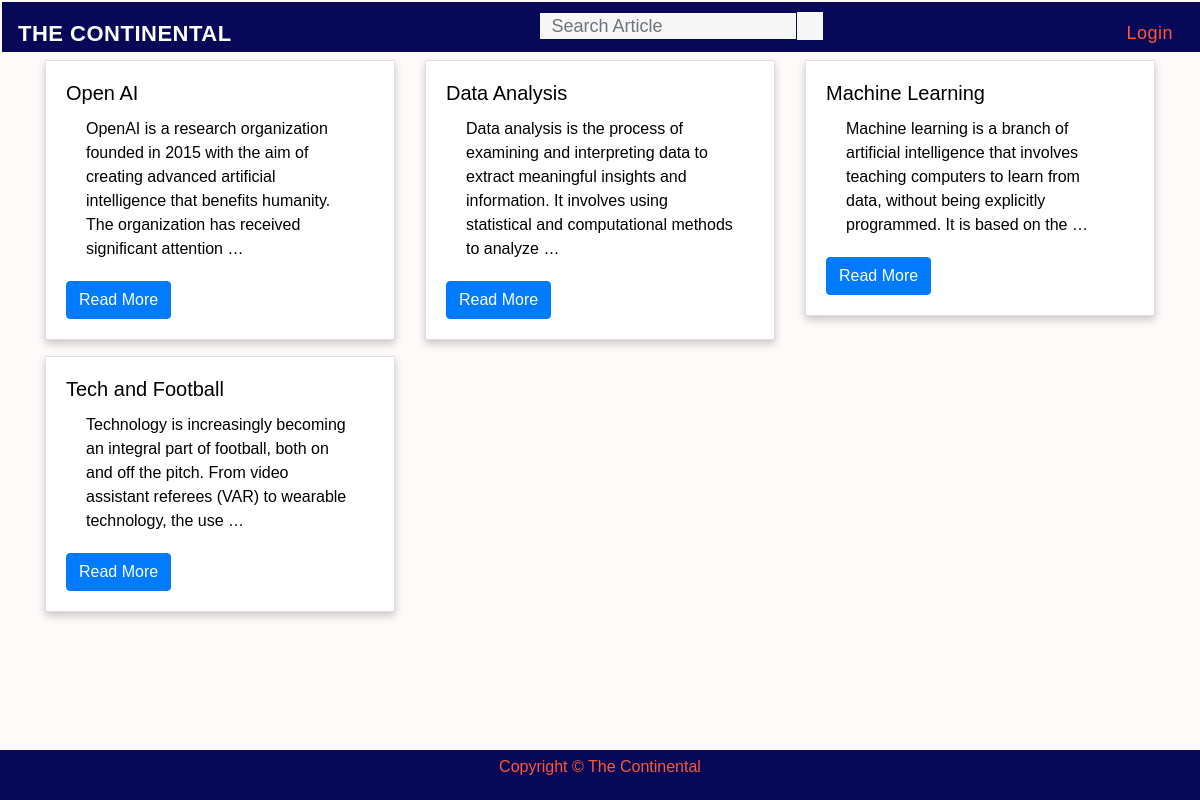
The page / on the database its author committed.
### News/models.py (models this page shows, shortened)
class Article(models.Model):
    title = models.CharField(max_length=200)
    content = models.TextField()
    author = models.ForeignKey(User, on_delete=models.CASCADE)
    categories = models.ManyToManyField(Category, related_name='articles')
    created_at = models.DateTimeField(auto_now_add=True)
    updated_at = models.DateTimeField(auto_now=True)
    preview = models.TextField(blank=True)

### News/views.py (the view)
# urls.py: 2. Add a URL to urlpatterns:  path('', views.home, name='home')
def home(request):
    articles = Article.objects.all()
    return render(request, 'templates/home.html', {'articles': articles})

### News/templates/templates/home.html (shortened to what this page needs)
{% extends 'templates/base.html' %}
{% load static %}
{% load humanize %}
{% block content %}
<head>
    <link rel="stylesheet" type="text/css" href="{% static 'css/basenews.css' %}">
</head>
<body>
    <div class="container">
        <div class="row">
            {% for article in articles %}
            <div class="col-md-4 mb-3">
                <div class="card w-100 w-md-50 rounded-0">
                    <div class="card-body">
                        <h5 class="card-title">{{ article.title }}</h5>
                        <p class="card-text">{{ article.preview|truncatewords:25 }}</p>
                        <a href="{% url 'article_detail' pk=article.pk %}" class="btn btn-primary">Read More</a>
                    </div>
                </div>
            </div>
            {% endfor %}
        </div>
    </div>
</body>
{% endblock %}

### News/templates/templates/base.html (shortened to what this page needs)
{%load bootstrap4%}
{% load static %}
<!DOCTYPE html>
<html lang="en">
<head>
    {% block styles %}
    {% bootstrap_css %}
    <link rel="stylesheet" href="{% static 'css/basenews.css' %}">
    {%endblock%}
    <nav>
        {% include "templates/navbar.html" %}
    </nav>
</head>
<body>
    <main>
        {% block content %}
        {% endblock %}
    </main>
</body>
<footer class="footer">
    <p>Copyright &copy; {{ year }} The Continental</p>
</footer>
</html>

### News/templates/templates/navbar.html (shortened to what this page needs)
<!DOCTYPE html>
<html lang="en">
<head>
</head>
<body>
  <div class="container">
    <nav class="navbar navbar-fixed-top">
      <div class="container-fluid">
        <div class="navbar-header">
          <a class="navbar-brand" href="{% url 'home' %}">The Continental</a>
        </div>
        <form class="navbar-form navbar-left" role="search_articles" action="{% url 'search_articles' %}">
          <div class="input-group">
            <input type="text" class="form-control" placeholder="Search Article" name="article">
            <div class="input-group-btn">
              <button class="btn btn-default" type="submit"></button>
            </div>
          </div>
        </form>
        <div class='navbar-right'>
          {% if user.is_authenticated %}
            <ul>
              <li class="dropdown">
                <a href="#" class="dropdown-toggle btn btn-default" data-toggle="dropdown" role="button" aria-expanded="false">Account
                  <span class="caret"></span>
                </a>
                <ul class="dropdown-menu" role="menu">
                  <li>
                    <a href="{%url 'create_article'%}">Create Article</a>
                  </li>
                  <li>
                    <a href="/accounts/password/change">Change Password</a>
                  </li>
                  <li>
                    <a href="/logout">Logout</a>
                  </li>
                </ul>
              </li>
            </ul>
          {% else %}
            <li>
              <a class='btn btn-default' href="/accounts/login">Login</a>
            </li>
          {% endif %}
        </div>
      </div>
    </nav>
  </div>
</body>
</html>

### News/static/css/basenews.css (style rules this page uses)
body { font-family: Arial, sans-serif; color: #333; background-color: #FFFAFA; display: flex; flex-direction: column; height: 100vh; overflow-y: scroll; padding-top: 60px; }
a { color: #0078e7; text-decoration: none; }
form { margin: 20px 0; }
input[type=text], textarea { width: 100%; padding: 10px; border: 1px solid #ccc; border-radius: 5px; margin-bottom: 10px; }
.footer { position: fixed; left: 0; bottom: 0; width: 100%; text-align: center; padding: 20px; background-color: #070958; color: #FF5733; padding-top: 5px; padding-bottom: 5px; }
.card { box-shadow: 0 4px 8px 0 rgba(0, 0, 0, 0.2); max-width: 400px; margin: auto; text-align: left; font-family: sans-serif; background-color: #FFFFFF; border-radius: 10px; font-size: 16px; color: black; font-size: 12px; }
.card p { font-size: 16px; color: #000; margin-bottom: 20px; padding: 0 20px; }
.navbar { background-color: #070958; border-color: transparent; border-radius: 0; margin-bottom: 0; height: 50px; margin: 2px; width: 100%; position: fixed; top: 0; left: 0; right: 0; z-index: 9999; padding-top: 5px; padding-bottom: 5px; }
.navbar-brand { color: #FDFEFE; font-size: 22px; font-weight: 700; letter-spacing: 0.5px; text-transform: uppercase; }
.navbar-right { margin-right: 0; }
.navbar-right li { display: inline-block; margin-left: 5px; }
.navbar-right li:first-child { margin-left: 0; }
.navbar-right li a { color: #FF5733; font-size: 18px; font-weight: 450; letter-spacing: 0.5px; text-transform: capitalize; }
.navbar-form { margin-top: 5px; }
.navbar-form .form-control { background-color: #f7f7f7; border-color: transparent; border-radius: 0; box-shadow: none; color: #333; font-size: 18px; font-weight: 400; height: 28px; padding: 8px 12px; }
.navbar-form .input-group-btn .btn { background-color: #f7f7f7; border-color: transparent; border-radius: 0; box-shadow: none; color: #333; font-size: 18px; font-weight: 400; height: 28px; padding: 8px 12px; }
.container-fluid { margin: 0; padding: 0; }

### rows shown on the page
Article: title "Open AI", preview "OpenAI is a research organization founded in 2015 with the aim of creating advanced artificial intelligence that benefits humanity. The organization has received significant attention …"
Article: title "Data Analysis", preview "Data analysis is the process of examining and interpreting data to extract meaningful insights and information. It involves using statistical and computational methods to analyze …"
Article: title "Machine Learning", preview "Machine learning is a branch of artificial intelligence that involves teaching computers to learn from data, without being explicitly programmed. It is based on the …"
Article: title "Tech and Football", preview "Technology is increasingly becoming an integral part of football, both on and off the pitch. From video assistant referees (VAR) to wearable technology, the use …"
